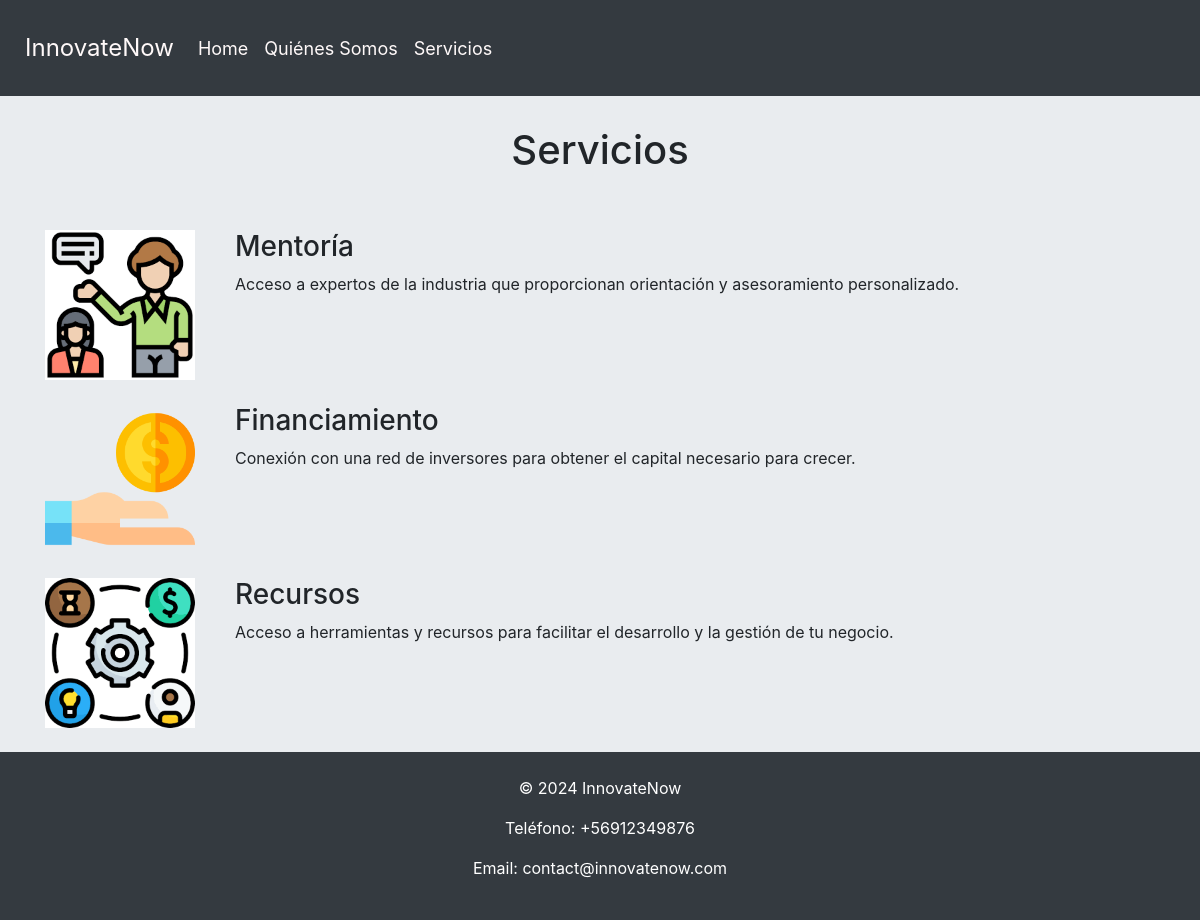
Screenshot of /servicios with the database file from the repository.
### InnovateNow_Web/models.py (models this page shows)
class Navbar(models.Model):
    id_navbar = models.AutoField(db_column="idNavbar", primary_key=True)
    nombre = models.CharField(max_length=50)
    url = models.CharField(max_length=100)

class Servicio(models.Model):
    id_servicio = models.AutoField(db_column="idServicio", primary_key=True)
    nombre_servicio = models.CharField(max_length=50)
    tipo_servicio = models.CharField(max_length=50)
    descripcion = models.TextField()
    nombre_imagen = models.CharField(max_length=100)

### InnovateNow_Web/views.py (the view)
# urls.py: path('servicios', views.servicios, name="servicios"),
def servicios(request):
    navbar = Navbar.objects.all()
    servicios = Servicio.objects.all()
    context = {
        "Navbar": navbar,
        "Servicio" : servicios
    }
    return render(request, 'InnovateNow_Web/servicios.html', context)

### InnovateNow_Web/templates/InnovateNow_Web/servicios.html (shortened to what this page needs)
<!DOCTYPE html>
<html lang="en">
<head>
    <link rel="stylesheet" href="https://cdn.jsdelivr.net/npm/bootstrap@4.6.2/dist/css/bootstrap.min.css">
</head>
<body>
    <nav class="navbar navbar-expand-lg">
        <a class="navbar-brand" href="index">InnovateNow</a>
        <div class="collapse navbar-collapse" id="navbarNav">
            <ul class="navbar-nav">
                {%for navbar in Navbar %}
                <li class="nav-item active">
                    <a class="nav-link" href="{{navbar.url}}">{{navbar.nombre}}</a>
                </li>
                {%endfor%}
            </ul>
        </div>
    </nav>
    <div class="container content" style="padding-top: 30px;">
        <div class="row">
            <div class="col-lg-12 mb-5 text-center">
                <h1>Servicios</h1>
            </div>
        </div>
        {%for servicio in Servicio%}
        <div class="row mb-4">
            <div class="col-lg-2">
                <img src="../../static/img/{{servicio.nombre_imagen}}" alt="Mentoría" class="img-fluid">
            </div>
            <div class="col-lg-10">
                <h3>{{servicio.nombre_servicio}}</h3>
                <p>{{servicio.descripcion}}</p>
            </div>
        </div>
        {% endfor %}
    </div>
    <footer class="bg-dark text-white text-center py-4 mt-auto">
        <div class="container">
            <p>&copy; 2024 InnovateNow</p>
            <p>Teléfono: +56912349876</p>
            <p>Email: contact@innovatenow.com</p>
        </div>
    </footer>
</body>
</html>

### InnovateNow_Web/templates/InnovateNow_Web/servicios.html (style rules this page uses)
.navbar { background-color: #343a40; padding: 25px; }
.nav-link { color: #fff9f9; font-size: large; }
.navbar-brand { color: #fff9f9; font-size: x-large; }
body { background-color: #e9ecef; display: flex; flex-direction: column; min-height: 100vh; }
.content { flex: 1; }
img { width: 150px; height: 150px; }

### rows the page displays
Navbar: nombre "Home"
Navbar: nombre "Quiénes Somos"
Navbar: nombre "Servicios"
Servicio: nombre_imagen (picture), nombre_servicio "Mentoría", descripcion "Acceso a expertos de la industria que proporcionan orientación y asesoramiento personalizado."
Servicio: nombre_imagen (picture), nombre_servicio "Financiamiento", descripcion "Conexión con una red de inversores para obtener el capital necesario para crecer."
Servicio: nombre_imagen (picture), nombre_servicio "Recursos", descripcion "Acceso a herramientas y recursos para facilitar el desarrollo y la gestión de tu negocio."
